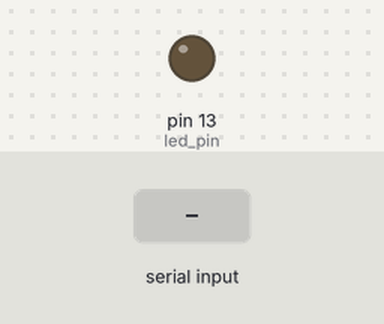
The sketch below on a simulated Arduino Uno, built with avr-gcc and run on an emulated ATmega328P. Shown: output pins drawn as LEDs (lit = HIGH). The test bench sets the inputs (shaded band).

Above: at 1.2 s.
1.3 s: "H" received over Serial
At 2.2 s:
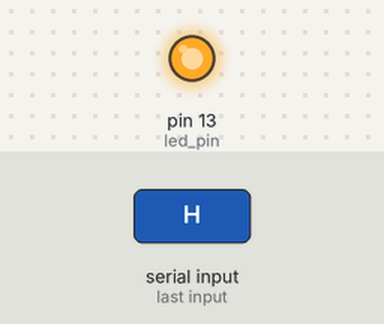
2.8 s: "1" received over Serial
At 3.3 s:
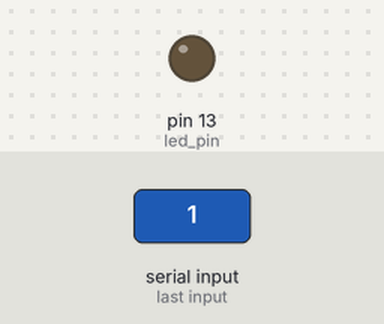
Timing chart, 0 to 5.8 s (numbered marks = the images above; inputs shaded):
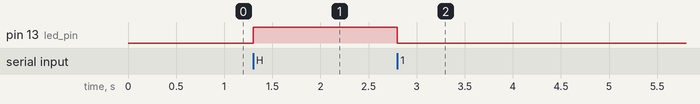

Measured:
- after the input at 1.3 s, pin 13 (led_pin): LOW → HIGH at once
- after the input at 2.8 s, pin 13 (led_pin): HIGH → LOW at once

The sketch:

ProcessingLEDKontrol.ino
```cpp
/*
 Processing Örneği - 2
 Processing ile Seriport üzerinden
 LED Kontrolü
 */

// LED bağlatı pinleri
const int led_pin = 13; //Arduino UNO üzerindeki LED

void setup()
{
  pinMode(led_pin,OUTPUT);
  Serial.begin(9600);

}

void loop()
{
  if(Serial.available()>0)
  {
    if(Serial.read() == 'H')
    {
      digitalWrite(led_pin,HIGH);
    }
    else
    {
      digitalWrite(led_pin,LOW);
    }
  }
}
```
